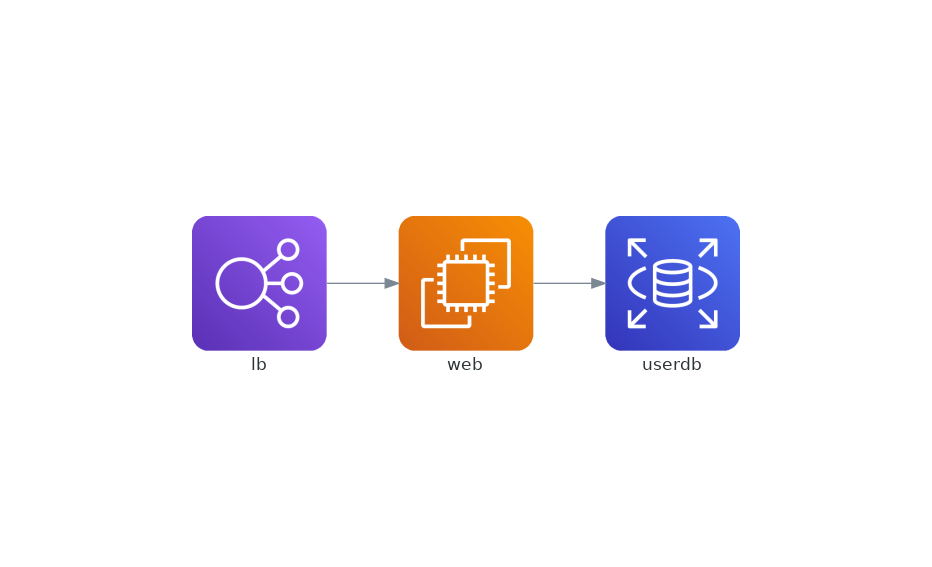

This figure's Python source:
import os
from diagrams import Diagram
from diagrams.aws.compute import EC2
from diagrams.aws.database import RDS
from diagrams.aws.network import ELB

graph_attr = {
    "label": ""
}

FILENAME = os.getenv("FILENAME", "diagram")

with Diagram("Web Service", filename=FILENAME, show=False, graph_attr=graph_attr):
    ELB("lb") >> EC2("web") >> RDS("userdb")
